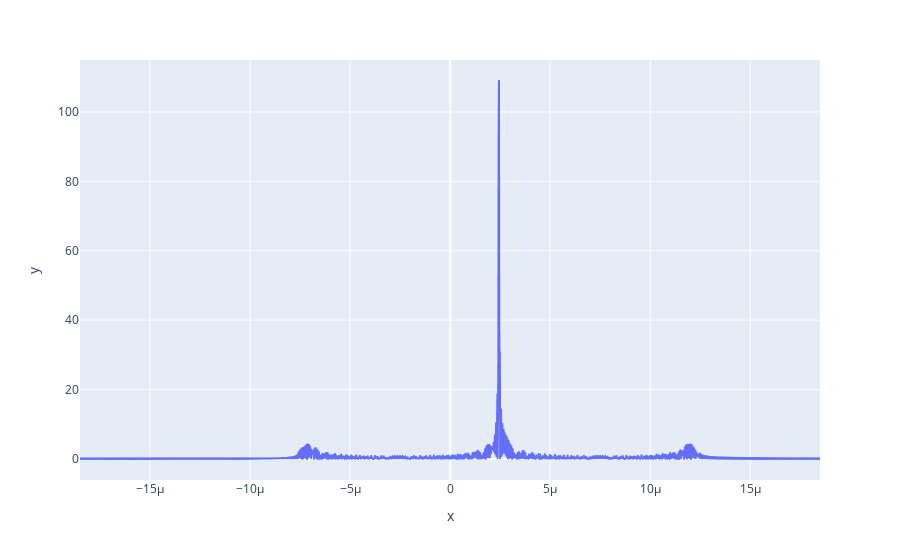

Write notebook code for a chart like this one.
### Code cell
import plotly.express as px

f_RF_sww_center, Fs_SWW = compute_para_for_RF_sww(fc_RF_freqs, BW_RF_array)
n = d_t.size
t = ( np.arange(0, n) - n/2 ) * 1/Fs_SWW

fig = px.line(x = t, y = abs(d_t))
fig.show()

### Figure 1 — Plotly figure (JSON) as saved in the notebook; plotly's stock layout.template omitted (floating-point values rounded to 4 significant figures; data arrays with more than 128 entries replaced by an {"elided": "..."} marker saying what was removed)
{"data": [{"hovertemplate": "x=%{x}<br>y=%{y}<extra></extra>", "legendgroup": "", "line": {"color": "#636efa", "dash": "solid"}, "marker": {"symbol": "circle"}, "mode": "lines", "name": "", "showlegend": false, "type": "scattergl", "x": {"elided": "2368 float values"}, "xaxis": "x", "y": {"elided": "2368 float values"}, "yaxis": "y"}], "layout": {"legend": {"tracegroupgap": 0}, "margin": {"t": 60}, "xaxis": {"anchor": "y", "domain": [0, 1], "title": {"text": "x"}}, "yaxis": {"anchor": "x", "domain": [0, 1], "title": {"text": "y"}}}}
